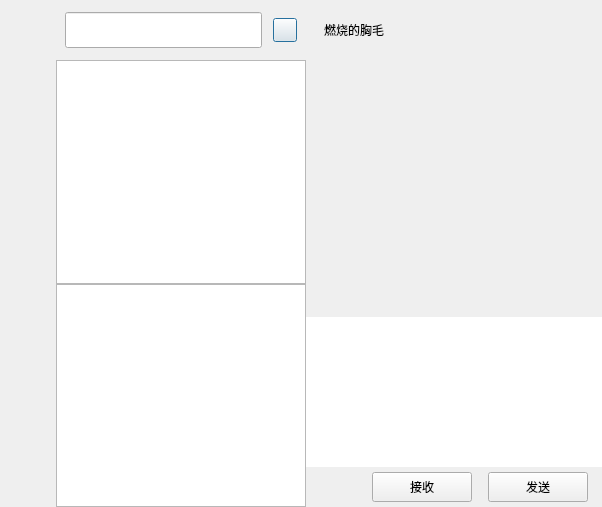
<?xml version="1.0" encoding="UTF-8"?>
<ui version="4.0">
 <class>ChatDialog</class>
 <widget class="QDialog" name="ChatDialog">
  <property name="geometry">
   <rect>
    <x>0</x>
    <y>0</y>
    <width>602</width>
    <height>507</height>
   </rect>
  </property>
  <property name="windowTitle">
   <string>Dialog</string>
  </property>
  <layout class="QHBoxLayout" name="horizontalLayout">
   <property name="spacing">
    <number>0</number>
   </property>
   <property name="leftMargin">
    <number>0</number>
   </property>
   <property name="topMargin">
    <number>0</number>
   </property>
   <property name="rightMargin">
    <number>0</number>
   </property>
   <property name="bottomMargin">
    <number>0</number>
   </property>
   <item>
    <widget class="QWidget" name="side_bar" native="true">
     <property name="sizePolicy">
      <sizepolicy hsizetype="Fixed" vsizetype="Expanding">
       <horstretch>0</horstretch>
       <verstretch>0</verstretch>
      </sizepolicy>
     </property>
     <property name="minimumSize">
      <size>
       <width>56</width>
       <height>0</height>
      </size>
     </property>
     <property name="maximumSize">
      <size>
       <width>56</width>
       <height>16777215</height>
      </size>
     </property>
     <layout class="QVBoxLayout" name="verticalLayout_4">
      <property name="spacing">
       <number>30</number>
      </property>
      <property name="leftMargin">
       <number>10</number>
      </property>
      <property name="topMargin">
       <number>30</number>
      </property>
      <property name="rightMargin">
       <number>0</number>
      </property>
      <property name="bottomMargin">
       <number>0</number>
      </property>
      <item>
       <widget class="QWidget" name="widget_2" native="true">
        <property name="minimumSize">
         <size>
          <width>29</width>
          <height>29</height>
         </size>
        </property>
        <layout class="QVBoxLayout" name="verticalLayout_5">
         <property name="spacing">
          <number>30</number>
         </property>
         <property name="leftMargin">
          <number>0</number>
         </property>
         <property name="topMargin">
          <number>0</number>
         </property>
         <property name="rightMargin">
          <number>0</number>
         </property>
         <property name="bottomMargin">
          <number>0</number>
         </property>
         <item>
          <widget class="QLabel" name="side_head_lb">
           <property name="minimumSize">
            <size>
             <width>35</width>
             <height>35</height>
            </size>
           </property>
           <property name="maximumSize">
            <size>
             <width>35</width>
             <height>35</height>
            </size>
           </property>
           <property name="text">
            <string/>
           </property>
          </widget>
         </item>
         <item>
          <widget class="QLabel" name="side_chat_lb">
           <property name="minimumSize">
            <size>
             <width>30</width>
             <height>30</height>
            </size>
           </property>
           <property name="maximumSize">
            <size>
             <width>30</width>
             <height>30</height>
            </size>
           </property>
           <property name="text">
            <string/>
           </property>
          </widget>
         </item>
         <item>
          <widget class="QLabel" name="side_contact_lb">
           <property name="minimumSize">
            <size>
             <width>30</width>
             <height>30</height>
            </size>
           </property>
           <property name="maximumSize">
            <size>
             <width>30</width>
             <height>30</height>
            </size>
           </property>
           <property name="text">
            <string/>
           </property>
          </widget>
         </item>
        </layout>
       </widget>
      </item>
      <item>
       <spacer name="verticalSpacer">
        <property name="orientation">
         <enum>Qt::Vertical</enum>
        </property>
        <property name="sizeHint" stdset="0">
         <size>
          <width>20</width>
          <height>40</height>
         </size>
        </property>
       </spacer>
      </item>
     </layout>
    </widget>
   </item>
   <item>
    <widget class="QWidget" name="chat_user_wid" native="true">
     <property name="sizePolicy">
      <sizepolicy hsizetype="Preferred" vsizetype="Expanding">
       <horstretch>0</horstretch>
       <verstretch>0</verstretch>
      </sizepolicy>
     </property>
     <property name="minimumSize">
      <size>
       <width>250</width>
       <height>0</height>
      </size>
     </property>
     <property name="maximumSize">
      <size>
       <width>250</width>
       <height>16777215</height>
      </size>
     </property>
     <layout class="QVBoxLayout" name="verticalLayout">
      <property name="spacing">
       <number>0</number>
      </property>
      <property name="leftMargin">
       <number>0</number>
      </property>
      <property name="topMargin">
       <number>0</number>
      </property>
      <property name="rightMargin">
       <number>0</number>
      </property>
      <property name="bottomMargin">
       <number>0</number>
      </property>
      <item>
       <widget class="QWidget" name="search_wid" native="true">
        <property name="minimumSize">
         <size>
          <width>0</width>
          <height>60</height>
         </size>
        </property>
        <property name="maximumSize">
         <size>
          <width>16777215</width>
          <height>60</height>
         </size>
        </property>
        <layout class="QHBoxLayout" name="horizontalLayout_2">
         <property name="spacing">
          <number>6</number>
         </property>
         <property name="leftMargin">
          <number>9</number>
         </property>
         <property name="topMargin">
          <number>9</number>
         </property>
         <property name="rightMargin">
          <number>9</number>
         </property>
         <property name="bottomMargin">
          <number>9</number>
         </property>
         <item>
          <widget class="CustomizeEdit" name="search_edit">
           <property name="minimumSize">
            <size>
             <width>0</width>
             <height>36</height>
            </size>
           </property>
           <property name="maximumSize">
            <size>
             <width>16777215</width>
             <height>36</height>
            </size>
           </property>
          </widget>
         </item>
         <item>
          <spacer name="horizontalSpacer">
           <property name="orientation">
            <enum>Qt::Horizontal</enum>
           </property>
           <property name="sizeType">
            <enum>QSizePolicy::Fixed</enum>
           </property>
           <property name="sizeHint" stdset="0">
            <size>
             <width>5</width>
             <height>20</height>
            </size>
           </property>
          </spacer>
         </item>
         <item>
          <widget class="ClickedBtn" name="add_btn">
           <property name="minimumSize">
            <size>
             <width>24</width>
             <height>24</height>
            </size>
           </property>
           <property name="maximumSize">
            <size>
             <width>24</width>
             <height>24</height>
            </size>
           </property>
           <property name="text">
            <string/>
           </property>
          </widget>
         </item>
        </layout>
       </widget>
      </item>
      <item>
       <widget class="QListWidget" name="search_list"/>
      </item>
      <item>
       <widget class="ChatUserList" name="chat_user_list">
        <property name="minimumSize">
         <size>
          <width>250</width>
          <height>0</height>
         </size>
        </property>
        <property name="maximumSize">
         <size>
          <width>250</width>
          <height>16777215</height>
         </size>
        </property>
       </widget>
      </item>
     </layout>
    </widget>
   </item>
   <item>
    <widget class="QWidget" name="chat_data_wid" native="true">
     <layout class="QVBoxLayout" name="verticalLayout_2">
      <property name="spacing">
       <number>0</number>
      </property>
      <property name="leftMargin">
       <number>0</number>
      </property>
      <property name="topMargin">
       <number>0</number>
      </property>
      <property name="rightMargin">
       <number>0</number>
      </property>
      <property name="bottomMargin">
       <number>0</number>
      </property>
      <item>
       <widget class="QWidget" name="title_wid" native="true">
        <property name="minimumSize">
         <size>
          <width>0</width>
          <height>60</height>
         </size>
        </property>
        <property name="maximumSize">
         <size>
          <width>16777215</width>
          <height>60</height>
         </size>
        </property>
        <layout class="QVBoxLayout" name="verticalLayout_3">
         <item>
          <widget class="QWidget" name="widget" native="true">
           <layout class="QHBoxLayout" name="horizontalLayout_3">
            <item>
             <widget class="QLabel" name="title_lb">
              <property name="text">
               <string>燃烧的胸毛</string>
              </property>
             </widget>
            </item>
           </layout>
          </widget>
         </item>
        </layout>
       </widget>
      </item>
      <item>
       <widget class="QWidget" name="chat_data_list" native="true"/>
      </item>
      <item>
       <widget class="QWidget" name="tool_wid" native="true">
        <property name="minimumSize">
         <size>
          <width>0</width>
          <height>40</height>
         </size>
        </property>
        <property name="maximumSize">
         <size>
          <width>16777215</width>
          <height>40</height>
         </size>
        </property>
        <layout class="QHBoxLayout" name="horizontalLayout_5">
         <property name="leftMargin">
          <number>2</number>
         </property>
         <property name="topMargin">
          <number>2</number>
         </property>
         <property name="rightMargin">
          <number>2</number>
         </property>
         <property name="bottomMargin">
          <number>2</number>
         </property>
         <item>
          <spacer name="horizontalSpacer_7">
           <property name="orientation">
            <enum>Qt::Horizontal</enum>
           </property>
           <property name="sizeType">
            <enum>QSizePolicy::Fixed</enum>
           </property>
           <property name="sizeHint" stdset="0">
            <size>
             <width>5</width>
             <height>20</height>
            </size>
           </property>
          </spacer>
         </item>
         <item>
          <widget class="ClickedLabel" name="emo_lb">
           <property name="minimumSize">
            <size>
             <width>25</width>
             <height>25</height>
            </size>
           </property>
           <property name="maximumSize">
            <size>
             <width>25</width>
             <height>25</height>
            </size>
           </property>
           <property name="text">
            <string/>
           </property>
          </widget>
         </item>
         <item>
          <spacer name="horizontalSpacer_6">
           <property name="orientation">
            <enum>Qt::Horizontal</enum>
           </property>
           <property name="sizeType">
            <enum>QSizePolicy::Fixed</enum>
           </property>
           <property name="sizeHint" stdset="0">
            <size>
             <width>5</width>
             <height>20</height>
            </size>
           </property>
          </spacer>
         </item>
         <item>
          <widget class="ClickedLabel" name="file_lb">
           <property name="minimumSize">
            <size>
             <width>30</width>
             <height>30</height>
            </size>
           </property>
           <property name="maximumSize">
            <size>
             <width>30</width>
             <height>30</height>
            </size>
           </property>
           <property name="text">
            <string/>
           </property>
          </widget>
         </item>
         <item>
          <spacer name="horizontalSpacer_5">
           <property name="orientation">
            <enum>Qt::Horizontal</enum>
           </property>
           <property name="sizeHint" stdset="0">
            <size>
             <width>40</width>
             <height>20</height>
            </size>
           </property>
          </spacer>
         </item>
        </layout>
       </widget>
      </item>
      <item>
       <widget class="QTextEdit" name="chatEdit">
        <property name="minimumSize">
         <size>
          <width>0</width>
          <height>150</height>
         </size>
        </property>
        <property name="maximumSize">
         <size>
          <width>16777215</width>
          <height>150</height>
         </size>
        </property>
        <property name="frameShape">
         <enum>QFrame::NoFrame</enum>
        </property>
       </widget>
      </item>
      <item>
       <widget class="QWidget" name="send_wid" native="true">
        <property name="minimumSize">
         <size>
          <width>0</width>
          <height>40</height>
         </size>
        </property>
        <property name="maximumSize">
         <size>
          <width>16777215</width>
          <height>40</height>
         </size>
        </property>
        <layout class="QHBoxLayout" name="horizontalLayout_4">
         <property name="topMargin">
          <number>2</number>
         </property>
         <property name="bottomMargin">
          <number>2</number>
         </property>
         <item>
          <spacer name="horizontalSpacer_2">
           <property name="orientation">
            <enum>Qt::Horizontal</enum>
           </property>
           <property name="sizeHint" stdset="0">
            <size>
             <width>36</width>
             <height>20</height>
            </size>
           </property>
          </spacer>
         </item>
         <item>
          <widget class="ClickedBtn" name="receive_btn">
           <property name="minimumSize">
            <size>
             <width>100</width>
             <height>30</height>
            </size>
           </property>
           <property name="maximumSize">
            <size>
             <width>100</width>
             <height>30</height>
            </size>
           </property>
           <property name="text">
            <string>接收</string>
           </property>
          </widget>
         </item>
         <item>
          <spacer name="horizontalSpacer_3">
           <property name="orientation">
            <enum>Qt::Horizontal</enum>
           </property>
           <property name="sizeType">
            <enum>QSizePolicy::Fixed</enum>
           </property>
           <property name="sizeHint" stdset="0">
            <size>
             <width>10</width>
             <height>20</height>
            </size>
           </property>
          </spacer>
         </item>
         <item>
          <widget class="ClickedBtn" name="send_btn">
           <property name="minimumSize">
            <size>
             <width>100</width>
             <height>30</height>
            </size>
           </property>
           <property name="maximumSize">
            <size>
             <width>100</width>
             <height>30</height>
            </size>
           </property>
           <property name="text">
            <string>发送</string>
           </property>
          </widget>
         </item>
         <item>
          <spacer name="horizontalSpacer_4">
           <property name="orientation">
            <enum>Qt::Horizontal</enum>
           </property>
           <property name="sizeType">
            <enum>QSizePolicy::Fixed</enum>
           </property>
           <property name="sizeHint" stdset="0">
            <size>
             <width>5</width>
             <height>20</height>
            </size>
           </property>
          </spacer>
         </item>
        </layout>
       </widget>
      </item>
     </layout>
    </widget>
   </item>
  </layout>
 </widget>
 <customwidgets>
  <customwidget>
   <class>ClickedBtn</class>
   <extends>QPushButton</extends>
   <header>clickedbtn.h</header>
  </customwidget>
  <customwidget>
   <class>ClickedLabel</class>
   <extends>QLabel</extends>
   <header>clickedlabel.h</header>
  </customwidget>
  <customwidget>
   <class>CustomizeEdit</class>
   <extends>QLineEdit</extends>
   <header>customizeedit.h</header>
  </customwidget>
  <customwidget>
   <class>ChatUserList</class>
   <extends>QListWidget</extends>
   <header>chatuserlist.h</header>
  </customwidget>
 </customwidgets>
 <resources/>
 <connections/>
</ui>
